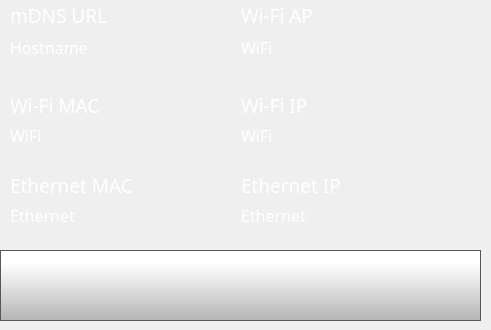
    <widget class="QWidget" name="networkInfoPage">
     <widget class="QLabel" name="hostnameLabel">
      <property name="geometry">
       <rect>
        <x>10</x>
        <y>0</y>
        <width>240</width>
        <height>31</height>
       </rect>
      </property>
      <property name="font">
       <font>
        <family>Gotham Light</family>
        <pointsize>14</pointsize>
        <weight>50</weight>
        <bold>false</bold>
       </font>
      </property>
      <property name="contextMenuPolicy">
       <enum>Qt::NoContextMenu</enum>
      </property>
      <property name="styleSheet">
       <string notr="true">color: rgb(255, 255, 255);
background-color: rgba(255, 255, 255, 0);</string>
      </property>
      <property name="text">
       <string>mDNS URL</string>
      </property>
     </widget>
     <widget class="QLabel" name="hostname">
      <property name="geometry">
       <rect>
        <x>10</x>
        <y>22</y>
        <width>240</width>
        <height>51</height>
       </rect>
      </property>
      <property name="font">
       <font>
        <family>Gotham Light</family>
        <pointsize>12</pointsize>
        <weight>50</weight>
        <bold>false</bold>
       </font>
      </property>
      <property name="contextMenuPolicy">
       <enum>Qt::NoContextMenu</enum>
      </property>
      <property name="styleSheet">
       <string notr="true">color: rgb(255, 255, 255);
background-color: rgba(255, 255, 255, 0);</string>
      </property>
      <property name="text">
       <string>Hostname</string>
      </property>
     </widget>
     <widget class="QLabel" name="wifiIpLabel">
      <property name="geometry">
       <rect>
        <x>10</x>
        <y>90</y>
        <width>240</width>
        <height>31</height>
       </rect>
      </property>
      <property name="font">
       <font>
        <family>Gotham Light</family>
        <pointsize>14</pointsize>
        <weight>50</weight>
        <bold>false</bold>
       </font>
      </property>
      <property name="contextMenuPolicy">
       <enum>Qt::NoContextMenu</enum>
      </property>
      <property name="styleSheet">
       <string notr="true">color: rgb(255, 255, 255);
background-color: rgba(255, 255, 255, 0);</string>
      </property>
      <property name="text">
       <string>Wi-Fi MAC</string>
      </property>
     </widget>
     <widget class="QLabel" name="wifiMac">
      <property name="geometry">
       <rect>
        <x>10</x>
        <y>110</y>
        <width>241</width>
        <height>51</height>
       </rect>
      </property>
      <property name="font">
       <font>
        <family>Gotham Light</family>
        <pointsize>12</pointsize>
        <weight>50</weight>
        <bold>false</bold>
       </font>
      </property>
      <property name="contextMenuPolicy">
       <enum>Qt::NoContextMenu</enum>
      </property>
      <property name="styleSheet">
       <string notr="true">color: rgb(255, 255, 255);
background-color: rgba(255, 255, 255, 0);</string>
      </property>
      <property name="text">
       <string>WiFi</string>
      </property>
     </widget>
     <widget class="QLabel" name="lanIpLabel">
      <property name="geometry">
       <rect>
        <x>10</x>
        <y>170</y>
        <width>240</width>
        <height>31</height>
       </rect>
      </property>
      <property name="font">
       <font>
        <family>Gotham Light</family>
        <pointsize>14</pointsize>
        <weight>50</weight>
        <bold>false</bold>
       </font>
      </property>
      <property name="contextMenuPolicy">
       <enum>Qt::NoContextMenu</enum>
      </property>
      <property name="styleSheet">
       <string notr="true">color: rgb(255, 255, 255);
background-color: rgba(255, 255, 255, 0);</string>
      </property>
      <property name="text">
       <string>Ethernet MAC</string>
      </property>
     </widget>
     <widget class="QLabel" name="lanMac">
      <property name="geometry">
       <rect>
        <x>10</x>
        <y>190</y>
        <width>240</width>
        <height>51</height>
       </rect>
      </property>
      <property name="font">
       <font>
        <family>Gotham Light</family>
        <pointsize>12</pointsize>
        <weight>50</weight>
        <bold>false</bold>
       </font>
      </property>
      <property name="contextMenuPolicy">
       <enum>Qt::NoContextMenu</enum>
      </property>
      <property name="styleSheet">
       <string notr="true">color: rgb(255, 255, 255);
background-color: rgba(255, 255, 255, 0);</string>
      </property>
      <property name="text">
       <string>Ethernet</string>
      </property>
     </widget>
     <widget class="QPushButton" name="networkInfoBackButton">
      <property name="geometry">
       <rect>
        <x>0</x>
        <y>250</y>
        <width>481</width>
        <height>71</height>
       </rect>
      </property>
      <property name="minimumSize">
       <size>
        <width>0</width>
        <height>0</height>
       </size>
      </property>
      <property name="font">
       <font>
        <family>Gotham Light</family>
        <pointsize>9</pointsize>
       </font>
      </property>
      <property name="contextMenuPolicy">
       <enum>Qt::NoContextMenu</enum>
      </property>
      <property name="styleSheet">
       <string notr="true">QPushButton {
     border: 1px solid rgb(87, 87, 87);
	background-color: qlineargradient(spread:pad, x1:0, y1:1, x2:0, y2:0.188, stop:0 rgba(180, 180, 180, 255), stop:1 rgba(255, 255, 255, 255));


}

QPushButton:pressed {
    background-color: qlineargradient(x1: 0, y1: 0, x2: 0, y2: 1,
                                      stop: 0 #dadbde, stop: 1 #f6f7fa);
}

QPushButton:flat {
    border: none; /* no border for a flat push button */
}

QPushButton:default {
    border-color: navy; /* make the default button prominent */
}</string>
      </property>
      <property name="text">
       <string/>
      </property>
      <property name="icon">
       <iconset>
        <normaloff>templates/img/arrows-4.png</normaloff>templates/img/arrows-4.png</iconset>
      </property>
      <property name="iconSize">
       <size>
        <width>50</width>
        <height>50</height>
       </size>
      </property>
      <property name="checkable">
       <bool>false</bool>
      </property>
      <property name="autoDefault">
       <bool>false</bool>
      </property>
      <property name="default">
       <bool>false</bool>
      </property>
      <property name="flat">
       <bool>false</bool>
      </property>
     </widget>
     <widget class="QLabel" name="wifiMacLabel">
      <property name="geometry">
       <rect>
        <x>241</x>
        <y>90</y>
        <width>240</width>
        <height>31</height>
       </rect>
      </property>
      <property name="font">
       <font>
        <family>Gotham Light</family>
        <pointsize>14</pointsize>
        <weight>50</weight>
        <bold>false</bold>
       </font>
      </property>
      <property name="contextMenuPolicy">
       <enum>Qt::NoContextMenu</enum>
      </property>
      <property name="styleSheet">
       <string notr="true">color: rgb(255, 255, 255);
background-color: rgba(255, 255, 255, 0);</string>
      </property>
      <property name="text">
       <string>Wi-Fi IP</string>
      </property>
     </widget>
     <widget class="QLabel" name="lanMacLabel">
      <property name="geometry">
       <rect>
        <x>241</x>
        <y>170</y>
        <width>240</width>
        <height>31</height>
       </rect>
      </property>
      <property name="font">
       <font>
        <family>Gotham Light</family>
        <pointsize>14</pointsize>
        <weight>50</weight>
        <bold>false</bold>
       </font>
      </property>
      <property name="contextMenuPolicy">
       <enum>Qt::NoContextMenu</enum>
      </property>
      <property name="styleSheet">
       <string notr="true">color: rgb(255, 255, 255);
background-color: rgba(255, 255, 255, 0);</string>
      </property>
      <property name="text">
       <string>Ethernet IP</string>
      </property>
     </widget>
     <widget class="QLabel" name="wifiIp">
      <property name="geometry">
       <rect>
        <x>241</x>
        <y>110</y>
        <width>241</width>
        <height>51</height>
       </rect>
      </property>
      <property name="font">
       <font>
        <family>Gotham Light</family>
        <pointsize>12</pointsize>
        <weight>50</weight>
        <bold>false</bold>
       </font>
      </property>
      <property name="contextMenuPolicy">
       <enum>Qt::NoContextMenu</enum>
      </property>
      <property name="styleSheet">
       <string notr="true">color: rgb(255, 255, 255);
background-color: rgba(255, 255, 255, 0);</string>
      </property>
      <property name="text">
       <string>WiFi</string>
      </property>
     </widget>
     <widget class="QLabel" name="lanIp">
      <property name="geometry">
       <rect>
        <x>241</x>
        <y>190</y>
        <width>240</width>
        <height>51</height>
       </rect>
      </property>
      <property name="font">
       <font>
        <family>Gotham Light</family>
        <pointsize>12</pointsize>
        <weight>50</weight>
        <bold>false</bold>
       </font>
      </property>
      <property name="contextMenuPolicy">
       <enum>Qt::NoContextMenu</enum>
      </property>
      <property name="styleSheet">
       <string notr="true">color: rgb(255, 255, 255);
background-color: rgba(255, 255, 255, 0);</string>
      </property>
      <property name="text">
       <string>Ethernet</string>
      </property>
     </widget>
     <widget class="QLabel" name="wifiApLabel">
      <property name="geometry">
       <rect>
        <x>241</x>
        <y>0</y>
        <width>240</width>
        <height>31</height>
       </rect>
      </property>
      <property name="font">
       <font>
        <family>Gotham Light</family>
        <pointsize>14</pointsize>
        <weight>50</weight>
        <bold>false</bold>
       </font>
      </property>
      <property name="contextMenuPolicy">
       <enum>Qt::NoContextMenu</enum>
      </property>
      <property name="styleSheet">
       <string notr="true">color: rgb(255, 255, 255);
background-color: rgba(255, 255, 255, 0);</string>
      </property>
      <property name="text">
       <string>Wi-Fi AP</string>
      </property>
     </widget>
     <widget class="QLabel" name="wifiAp">
      <property name="geometry">
       <rect>
        <x>241</x>
        <y>22</y>
        <width>240</width>
        <height>51</height>
       </rect>
      </property>
      <property name="font">
       <font>
        <family>Gotham Light</family>
        <pointsize>12</pointsize>
        <weight>50</weight>
        <bold>false</bold>
       </font>
      </property>
      <property name="contextMenuPolicy">
       <enum>Qt::NoContextMenu</enum>
      </property>
      <property name="styleSheet">
       <string notr="true">color: rgb(255, 255, 255);
background-color: rgba(255, 255, 255, 0);</string>
      </property>
      <property name="text">
       <string>WiFi</string>
      </property>
     </widget>
     <zorder>hostnameLabel</zorder>
     <zorder>wifiIpLabel</zorder>
     <zorder>wifiMac</zorder>
     <zorder>lanIpLabel</zorder>
     <zorder>lanMac</zorder>
     <zorder>networkInfoBackButton</zorder>
     <zorder>hostname</zorder>
     <zorder>wifiMacLabel</zorder>
     <zorder>lanMacLabel</zorder>
     <zorder>wifiIp</zorder>
     <zorder>lanIp</zorder>
     <zorder>wifiApLabel</zorder>
     <zorder>wifiAp</zorder>
    </widget>
